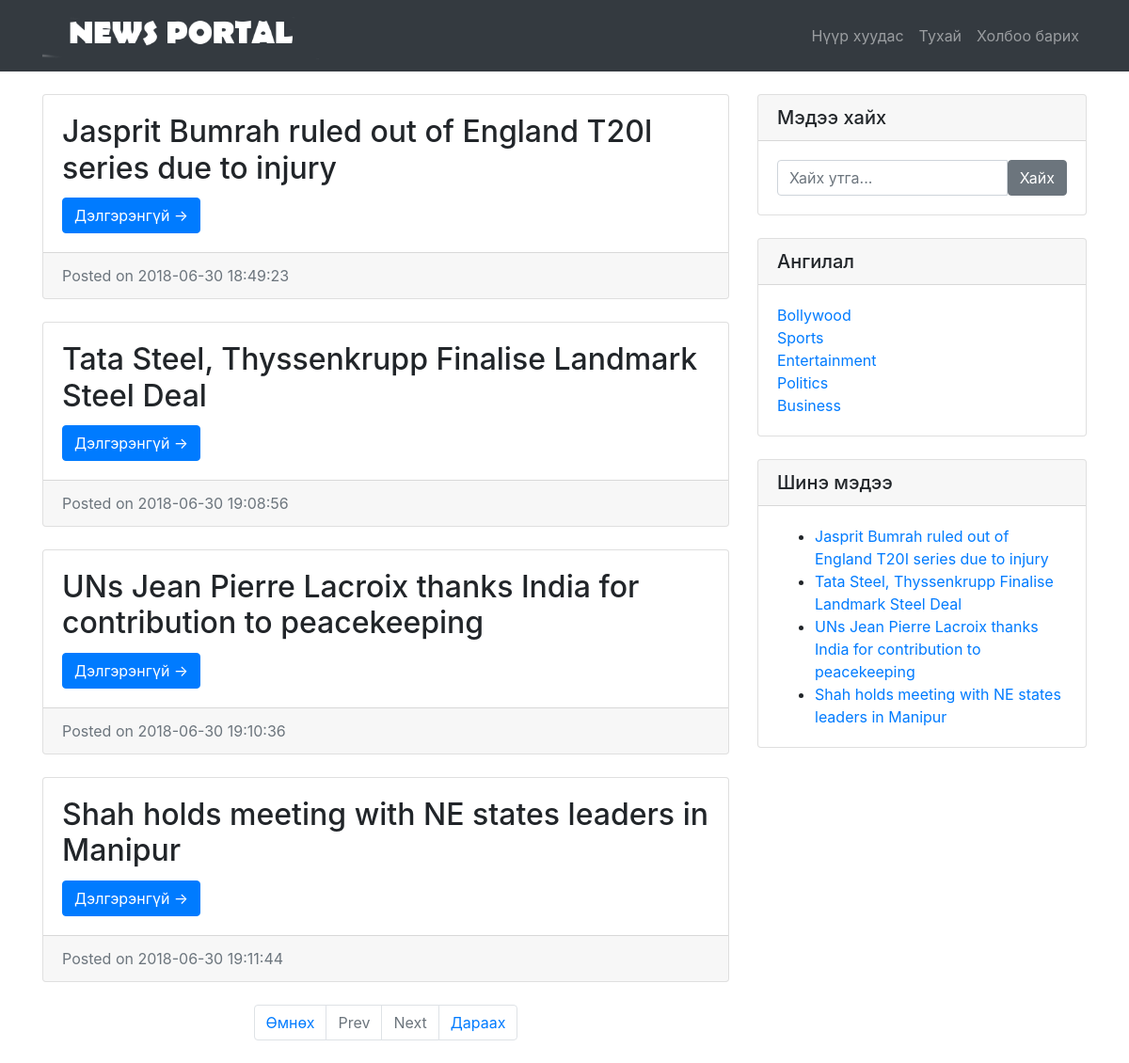
Screenshot of /search.php with the database file from the repository.
### tables this page shows
CREATE TABLE `tblposts` (
  `id` int(11) NOT NULL,
  `PostTitle` longtext DEFAULT NULL,
  `CategoryId` int(11) DEFAULT NULL,
  `SubCategoryId` int(11) DEFAULT NULL,
  `PostDetails` longtext DEFAULT NULL,
  `PostingDate` timestamp NULL DEFAULT current_timestamp(),
  `UpdationDate` timestamp NULL DEFAULT NULL ON UPDATE current_timestamp(),
  `Is_Active` int(1) DEFAULT NULL,
  `PostUrl` mediumtext DEFAULT NULL,
  `PostImage` varchar(255) DEFAULT NULL
);

CREATE TABLE `tblcategory` (
  `id` int(11) NOT NULL,
  `CategoryName` varchar(200) DEFAULT NULL,
  `Description` mediumtext DEFAULT NULL,
  `PostingDate` timestamp NULL DEFAULT current_timestamp(),
  `UpdationDate` timestamp NULL DEFAULT NULL,
  `Is_Active` int(1) DEFAULT NULL
);

### public/search.php (the view, shortened to what this page needs)
<?php
include('includes/config.php');
    ?>
<!DOCTYPE html>
<html lang="en">
  <head>
    <link href="vendor/bootstrap/css/bootstrap.min.css" rel="stylesheet">
    <link href="css/modern-business.css" rel="stylesheet">
  </head>
  <body>
   <?php include('includes/header.php');?>
    <div class="container">
      <div class="row" style="margin-top: 4%">
        <div class="col-md-8">
<?php
     if (isset($_GET['pageno'])) {
            $pageno = $_GET['pageno'];
        } else {
            $pageno = 1;
        }
        $no_of_records_per_page = 8;
        $offset = ($pageno-1) * $no_of_records_per_page;
        $total_pages_sql = "SELECT COUNT(*) FROM tblposts";
        $result = mysqli_query($con,$total_pages_sql);
        $total_rows = mysqli_fetch_array($result)[0];
        $total_pages = ceil($total_rows / $no_of_records_per_page);
$query=mysqli_query($con,"select tblposts.id as pid,tblposts.PostTitle as posttitle,tblcategory.CategoryName as category,tblsubcategory.Subcategory as subcategory,tblposts.PostDetails as postdetails,tblposts.PostingDate as postingdate,tblposts.PostUrl as url from tblposts left join tblcategory on tblcategory.id=tblposts.CategoryId left join  tblsubcategory on  tblsubcategory.SubCategoryId=tblposts.SubCategoryId where tblposts.PostTitle like '%$st%' and tblposts.Is_Active=1 LIMIT $offset, $no_of_records_per_page");
$rowcount=mysqli_num_rows($query);
if($rowcount==0)
{
echo "No record found";
}
else {
while ($row=mysqli_fetch_array($query)) {
?>
          <div class="card mb-4">
            <div class="card-body">
              <h2 class="card-title"><?php echo htmlentities($row['posttitle']);?></h2>
              <a href="news-details.php?nid=<?php echo htmlentities($row['pid'])?>" class="btn btn-primary">Дэлгэрэнгүй &rarr;</a>
            </div>
            <div class="card-footer text-muted">
              Posted on <?php echo htmlentities($row['postingdate']);?>
            </div>
          </div>
<?php } ?>
    <ul class="pagination justify-content-center mb-4">
        <li class="page-item"><a href="?pageno=1"  class="page-link">Өмнөх</a></li>
        <li class="<?php if($pageno <= 1){ echo 'disabled'; } ?> page-item">
            <a href="<?php if($pageno <= 1){ echo '#'; } else { echo "?pageno=".($pageno - 1); } ?>" class="page-link">Prev</a>
        </li>
        <li class="<?php if($pageno >= $total_pages){ echo 'disabled'; } ?> page-item">
            <a href="<?php if($pageno >= $total_pages){ echo '#'; } else { echo "?pageno=".($pageno + 1); } ?> " class="page-link">Next</a>
        </li>
        <li class="page-item"><a href="?pageno=<?php echo $total_pages; ?>" class="page-link">Дараах</a></li>
    </ul>
<?php } ?>
        </div>
      <?php include('includes/sidebar.php');?>
      </div>
</head>
  </body>
</html>

### public/includes/sidebar.php
  <div class="col-md-4">
          <div class="card mb-4">
            <h5 class="card-header">Мэдээ хайх</h5>
            <div class="card-body">
                   <form name="search" action="search.php" method="post">
              <div class="input-group">
        <input type="text" name="searchtitle" class="form-control" placeholder="Хайх утга..." required>
                <span class="input-group-btn">
                  <button class="btn btn-secondary" type="submit">Хайх</button>
                </span>
              </form>
              </div>
            </div>
          </div>
          <div class="card my-4">
            <h5 class="card-header">Ангилал</h5>
            <div class="card-body">
              <div class="row">
                <div class="col-lg-6">
                  <ul class="list-unstyled mb-0">
<?php $query=mysqli_query($con,"select id,CategoryName from tblcategory");
while($row=mysqli_fetch_array($query))
{
?>
                    <li>
                      <a href="category.php?catid=<?php echo htmlentities($row['id'])?>"><?php echo htmlentities($row['CategoryName']);?></a>
                    </li>
<?php } ?>
                  </ul>
                </div>
              </div>
            </div>
          </div>
          <div class="card my-4">
            <h5 class="card-header">Шинэ мэдээ</h5>
            <div class="card-body">
                      <ul class="mb-0">
<?php
$query=mysqli_query($con,"select tblposts.id as pid,tblposts.PostTitle as posttitle from tblposts left join tblcategory on tblcategory.id=tblposts.CategoryId left join  tblsubcategory on  tblsubcategory.SubCategoryId=tblposts.SubCategoryId limit 8");
while ($row=mysqli_fetch_array($query)) {
?>
  <li>
                      <a href="news-details.php?nid=<?php echo htmlentities($row['pid'])?>"><?php echo htmlentities($row['posttitle']);?></a>
                    </li>
            <?php } ?>
          </ul>
            </div>
          </div>
        </div>

### public/css/modern-business.css (style rules this page uses)
body { padding-top: 54px; }
@media (min-width: 992px) { body { padding-top: 56px; } }

### rows the page displays
tblposts: PostTitle "Jasprit Bumrah ruled out of England T20I series due to injury", PostingDate "2018-06-30 18:49:23"
tblposts: PostTitle "Tata Steel, Thyssenkrupp Finalise Landmark Steel Deal", PostingDate "2018-06-30 19:08:56"
tblposts: PostTitle "UNs Jean Pierre Lacroix thanks India for contribution to peacekeeping", PostingDate "2018-06-30 19:10:36"
tblposts: PostTitle "Shah holds meeting with NE states leaders in Manipur", PostingDate "2018-06-30 19:11:44"
tblcategory: CategoryName "Bollywood"
tblcategory: CategoryName "Sports"
tblcategory: CategoryName "Entertainment"
tblcategory: CategoryName "Politics"
tblcategory: CategoryName "Business"
